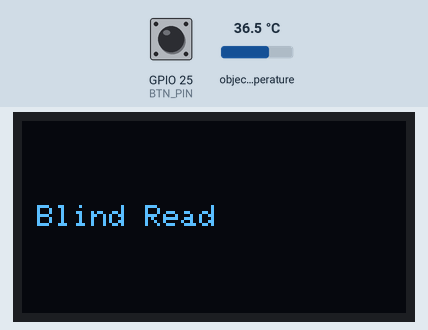
A sketch run on a simulated ESP32. On the bench: 128×64 one-colour display. The inputs (shaded band) are chosen by the test bench; at power-on: GPIO 25 (BTN_PIN) HIGH, object temperature 36.5 °C.

Above: at 2.2 s.
2.3 s: GPIO 25 (BTN_PIN) pulled LOW for 0.15 s
At 4.3 s:
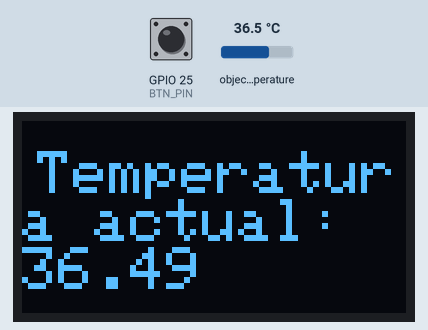
5.4 s: GPIO 25 (BTN_PIN) pulled LOW for 3.2 s
At 9.3 s:
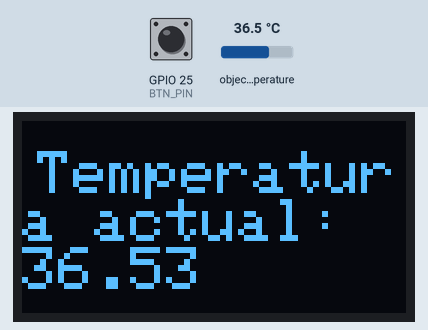
At 15.2 s:
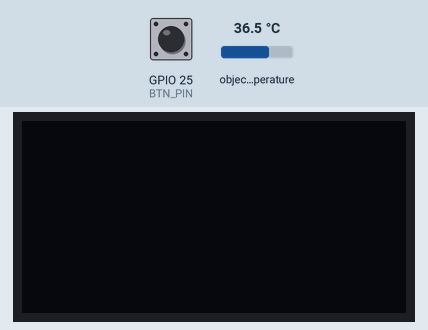
Timing chart, 0 to 16.2 s (numbered marks = the images above; inputs shaded):
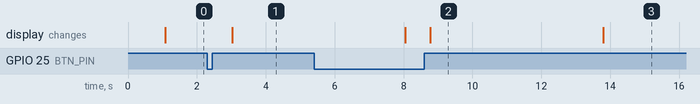

The sketch:

pruebaTextoDisplay.ino
```cpp
#include <SPI.h>
#include <Wire.h>
#include <Adafruit_SSD1306.h>
#include <Adafruit_MLX90614.h>

#define SCREEN_WIDTH 128
#define SCREEN_HEIGHT 64

#define OLED_MOSI   23
#define OLED_CLK    18
#define OLED_DC     16
#define OLED_CS     5
#define OLED_RESET  17
#define BTN_PIN 25


Adafruit_MLX90614 mlx = Adafruit_MLX90614();


Adafruit_SSD1306 display(SCREEN_WIDTH, SCREEN_HEIGHT,
  OLED_MOSI, OLED_CLK, OLED_DC, OLED_RESET, OLED_CS);


float temperatura;

#define CANTIDAD_MEDICIONES 1000

void setup() {
  Serial.begin(115200);
  pinMode(BTN_PIN,INPUT_PULLUP);
  if(!display.begin(SSD1306_SWITCHCAPVCC))
  {
    Serial.println(F("SSD1306 allocation failed"));
    for(;;);
  }

  if (!mlx.begin()) {
    Serial.println("Error connecting to MLX sensor. Check wiring.");
    while (1);
  };


  display.clearDisplay();
  display.display();
  delay(1000);

  display.setTextSize(1);
  display.setTextColor(SSD1306_WHITE);
  display.setCursor(5,28);
  display.println("Blind Read");
  display.display();

//    delay(1000);

  //display.println(temperatura);
 // display.display();


}

void loop() {

  if(!digitalRead(BTN_PIN)){
    for(int i = 0; i < CANTIDAD_MEDICIONES; i++)
    temperatura += mlx.readObjectTempC(); // temperatura = temperatura + mlx.readObjectTempC();

    temperatura = temperatura / CANTIDAD_MEDICIONES;

    display.clearDisplay();
    display.setTextSize(2);
    display.setTextColor(SSD1306_WHITE);
    display.setCursor(5,10);
    display.println("Temperatura actual:");
    display.print(temperatura);
    display.display();
    delay(5000);
    display.clearDisplay();
    display.display();
  }
  else{
   float ay =  mlx.readObjectTempC();
  }


}
```

Measured:
- after the input at 2.3 s, the display: changes after 0.73 s (image 1)
- after the input at 5.4 s, the display: first differs from a run without the input after 3.4 s (image 2)
- what the display in image 2 shows lasts 5.0 s, from 8.8 s to 13.8 s
